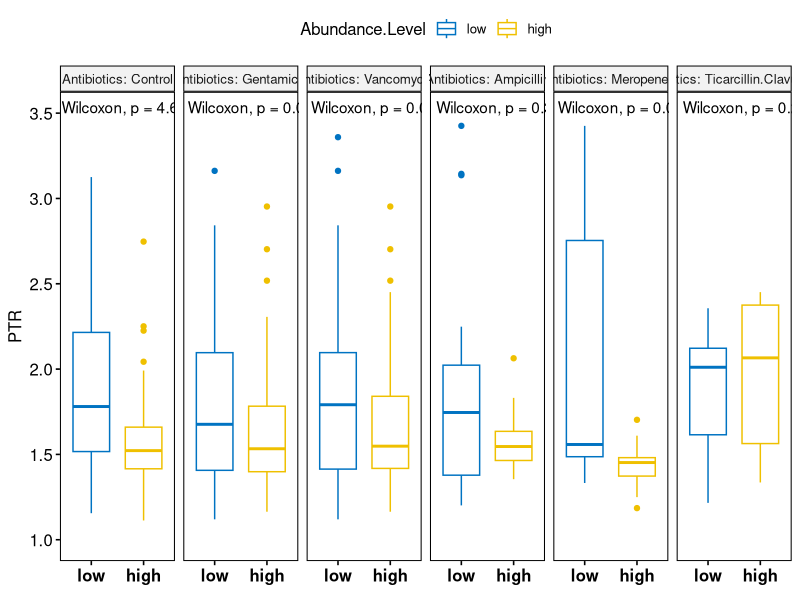
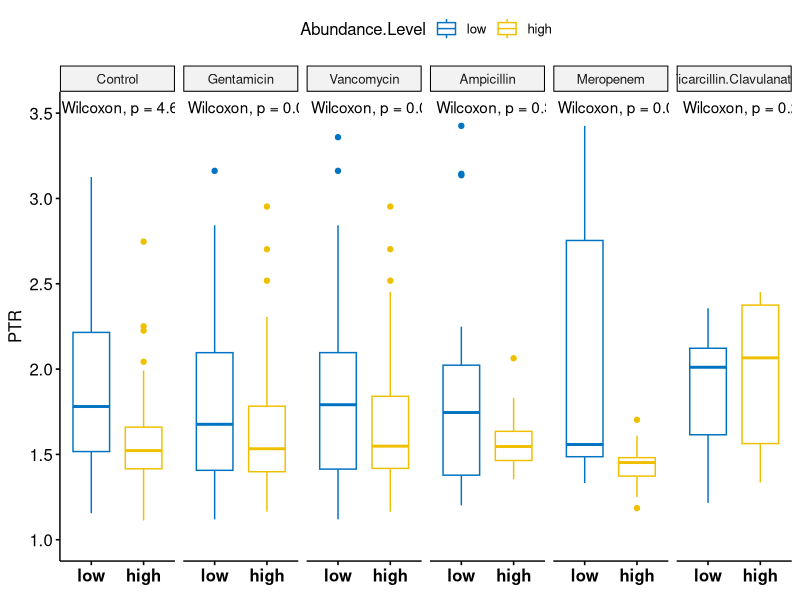
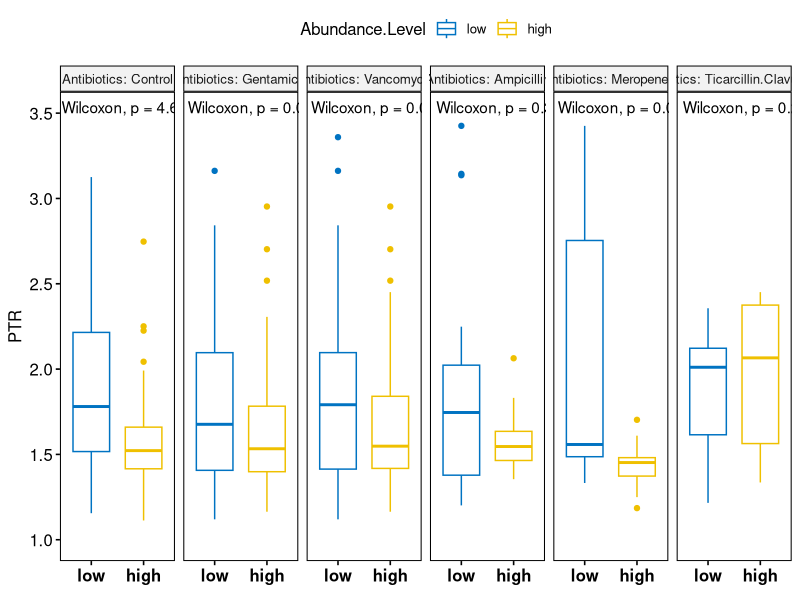
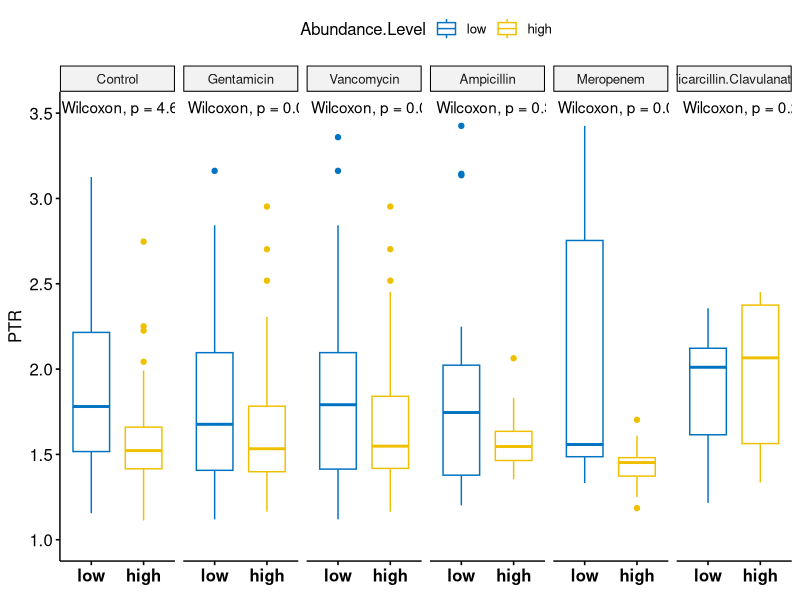

The R script that drew these images, in order: (Note: this script raises an error after producing the figures.)
library(ggplot2)
library(ggpubr)


setwd(dirname(rstudioapi::getActiveDocumentContext()$path))
out_fig <- "../out_figures/Fig2C.png"
out_fig_violin <- "../out_figures/Fig2B.png"

data_file <- read.csv("../analysis-out/3-Divide_High-Low/high-low.csv")
data_all <- as.data.frame(data_file)



#### Compare different antibiotics
ant_to_compare<-c("Gentamicin","Ampicillin","Meropenem","Vancomycin","Ticarcillin.Clavulanate")


# Select values of recently applied antibiotics
ant_data <- c()

for (ant in ant_to_compare){
  for (row in 1:nrow(data_all)){
    abundance <- data_all[row, "abundance"]
    PTR <- as.numeric(data_all[row, "PTR"])
    dosage <- data_all[row, paste("r_",ant,sep="")]
    ab_level <- as.character(data_all[row, "Abundance.Level"])
    if (dosage>0){
      if (ant=="Ticarcillin.Clavulanate"){
        antibiotics<-"Ticarcillin.Clavulanate"
      }else{
        antibiotics<-ant
      }
      ant_data<-rbind(ant_data,c(abundance, PTR, antibiotics, ab_level))
    }
  }
}

# Select control:
for (row in 1:nrow(data_all)){
  abundance <- data_all[row, "abundance"]
  PTR <- data_all[row, "PTR"]
  if (data_all[row, "Cohort"]=="Control"){
    antibiotics<-ant
    ab_level <- as.character(data_all[row, "Abundance.Level"])
    ant_data<-rbind(ant_data,c(abundance, PTR, "Control", ab_level))
  }
}


colnames(ant_data)<-c("abundance","PTR", "Antibiotics", "Abundance.Level")
ant_data <- data.frame(ant_data)
ant_data$PTR <- as.numeric(as.character(ant_data$PTR))

# Remove medium
ant_data_dropped <- ant_data[ant_data[,"Abundance.Level"]!="medium",]
ant_data_dropped$Antibiotics <- factor(ant_data_dropped$Antibiotics, 
                                       levels=c("Control","Gentamicin", "Vancomycin","Ampicillin","Meropenem","Ticarcillin.Clavulanate" ))

ant_data_dropped$Abundance.Level <- factor(ant_data_dropped$Abundance.Level, levels=c("low","high"))


high_low_plot <- ggboxplot(ant_data_dropped, x="Abundance.Level" , y = "PTR",
                           color = "Abundance.Level", palette = "jco", short.panel.labs = FALSE, facet.by ="Antibiotics", ncol=6) +
 theme(axis.title.x = element_text(size=0, face="bold"), axis.text.x =element_text(size=12, face="bold")) +
  stat_compare_means() + ylim(1,3.5)
high_low_plot
ggsave(out_fig,width=12,height = 4)


high_low_plot <- ggboxplot(ant_data_dropped, x="Abundance.Level" , y = "PTR",
                           color = "Abundance.Level", palette = "jco", short.panel.labs = FALSE, ncol=6) +
  theme(axis.title.x = element_text(size=0, face="bold"), axis.text.x =element_text(size=12, face="bold")) +
  stat_compare_means() + ylim(1,3.5) + facet_grid(. ~ Antibiotics)
high_low_plot
ggsave(out_fig,width=12,height = 4)

# Violin Plot
ant_data_dropped$Antibiotics <- factor(ant_data_dropped$Antibiotics, 
                                       levels=c("Control","Ampicillin","Meropenem","Ticarcillin.Clavulanate","Gentamicin", "Vancomycin" ))


antibiotics_plot <- ggviolin(ant_data_dropped, x="Antibiotics" , y = "PTR",
                              fill = "Antibiotics", palette = "jco", short.panel.labs = FALSE) +
  xlab("") + theme(axis.title.x = element_text(size=0, face="bold"), axis.text.x =element_text(size=10, face="bold")) + 
  stat_compare_means(comparisons=my_comparisons) + geom_boxplot(width=0.1) + theme_minimal(base_size = 12)

antibiotics_plot
ggsave(out_fig_violin,width=10,height = 5)
